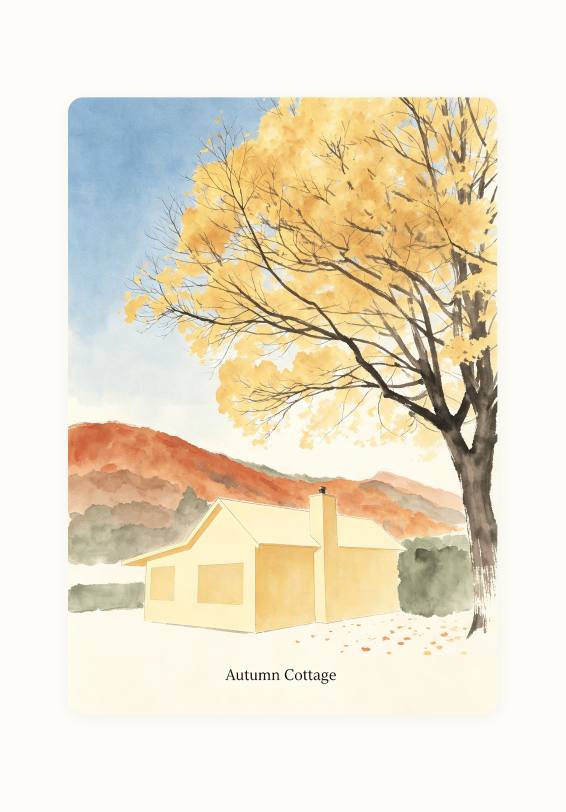
#> input picture assets/splash.png, 1696 x 2435 px, found by its file name (shown at 1/3 size)
$ python _make_splash.py
#> lines starting #> are read from the running program, lines starting #| are printed output that depends on the picture; after the words box and inside, x2 and y2 are one past the last pixel; in counts of white or black regions, pixels touching at a corner belong together
# -*- coding: utf-8 -*-
"""重做开屏图：奶白背景 + 插画缩小居中（圆角卡片感），避免"突然一张图"。"""
import io
from PIL import Image, ImageDraw, ImageFilter

SRC = r"C:\myapp\assets\splash.png"
BACKUP = r"C:\myapp\assets\splash_original.png"

im = Image.open(SRC).convert("RGB")
#> im is the input picture: PIL image 1696x2435 RGB; mean R, G, B 234.9, 225.4, 203.8
W, H = im.size
#> W = 1696; H = 2435
print("原图:", W, H)
#| 原图: 1696 2435

if not io.open(BACKUP, "wb"):
    pass
try:
    Image.open(BACKUP)
except Exception:
    im.save(BACKUP)
    print("已备份原图 ->", BACKUP)

# 取画面底部中央的颜色作为奶白底色
cream = im.getpixel((W // 2, int(H * 0.97)))
#> cream = (254, 252, 246)
print("取样底色:", cream)
#| 取样底色: (254, 252, 246)
# 稍微提亮一点，保证干净
cream = tuple(min(255, int(c * 0.35 + 255 * 0.65)) for c in cream)
#> cream = (254, 253, 251)
print("使用底色:", cream)
#| 使用底色: (254, 253, 251)

canvas = Image.new("RGB", (W, H), cream)

# 插画缩到 76% 高度
scale = 0.76
ih = int(H * scale)
#> ih = 1850
iw = int(ih * W / H)
#> iw = 1288
art = im.resize((iw, ih), Image.LANCZOS)

# 圆角
radius = int(min(iw, ih) * 0.035)
#> radius = 45
mask = Image.new("L", (iw, ih), 0)
#> mask: PIL image 1288x1850 L; every value is 0
ImageDraw.Draw(mask).rounded_rectangle([0, 0, iw - 1, ih - 1], radius=radius, fill=255)
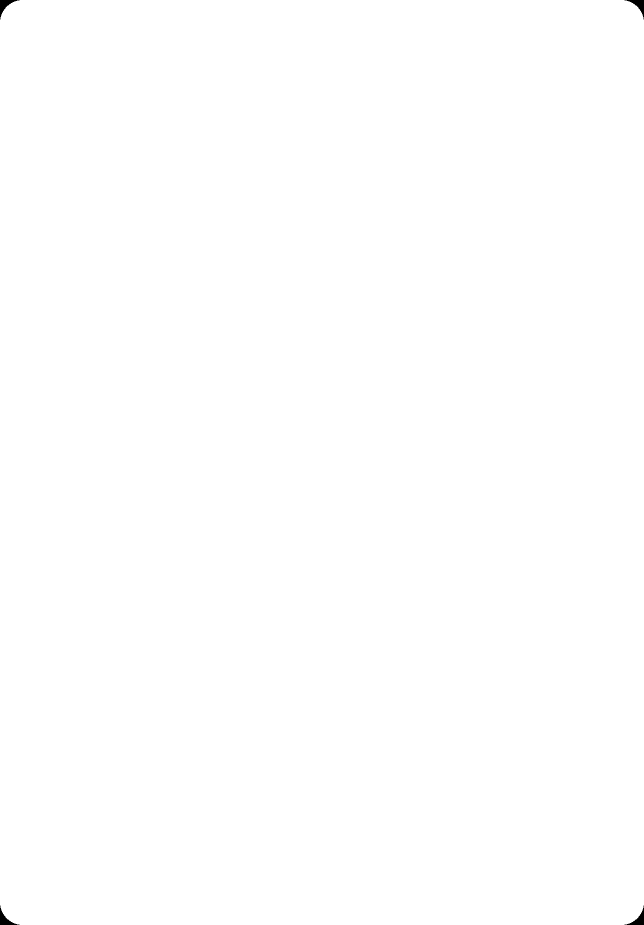
#> mask: PIL image 1288x1850 L (shown at 1/2 size); 99.9% white; 4 black regions, box (x1, y1, x2, y2) and area: (0, 0, 39, 39) 447, (1249, 0, 1288, 39) 447, (0, 1811, 39, 1850) 447, (1249, 1811, 1288, 1850) 447

# 柔和阴影
shadow = Image.new("RGBA", (W, H), (0, 0, 0, 0))
#> shadow: PIL image 1696x2435 RGBA; every value is 0
sh = Image.new("L", (iw, ih), 0)
ImageDraw.Draw(sh).rounded_rectangle([0, 0, iw - 1, ih - 1], radius=radius, fill=60)
shadow.paste((120, 110, 90, 60), ((W - iw) // 2 + 4, (H - ih) // 2 + 10), sh)
shadow = shadow.filter(ImageFilter.GaussianBlur(18))
canvas = Image.alpha_composite(canvas.convert("RGBA"), shadow).convert("RGB")

pos = ((W - iw) // 2, (H - ih) // 2)
#> pos = (204, 292)
canvas.paste(art, pos, mask)
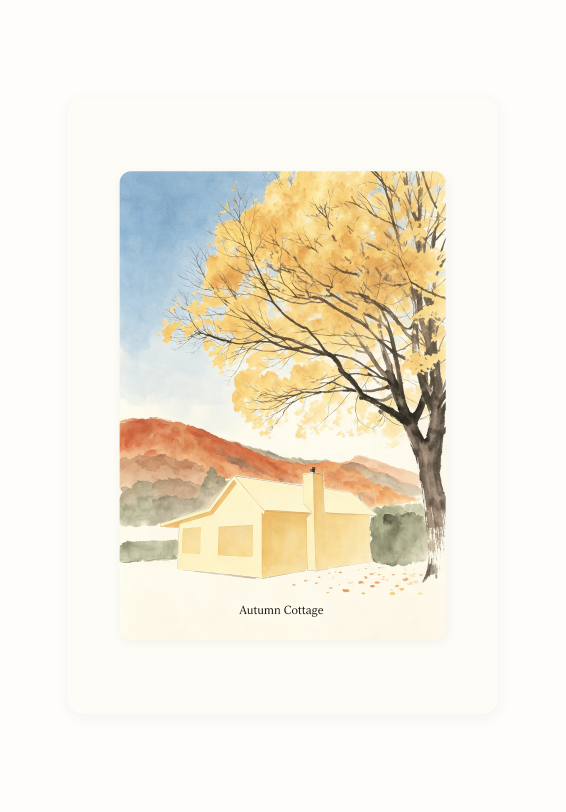
#> canvas: PIL image 1696x2435 RGB (shown at 1/3 size); mean R, G, B 242.8, 236.9, 223.6
canvas.save(SRC, optimize=True)
print("已生成新开屏图:", SRC, canvas.size)
#| 已生成新开屏图: C:\myapp\assets\splash.png (1696, 2435)
print("插画尺寸:", (iw, ih), "上下留白:", pos[1], "px")
#| 插画尺寸: (1288, 1850) 上下留白: 292 px
